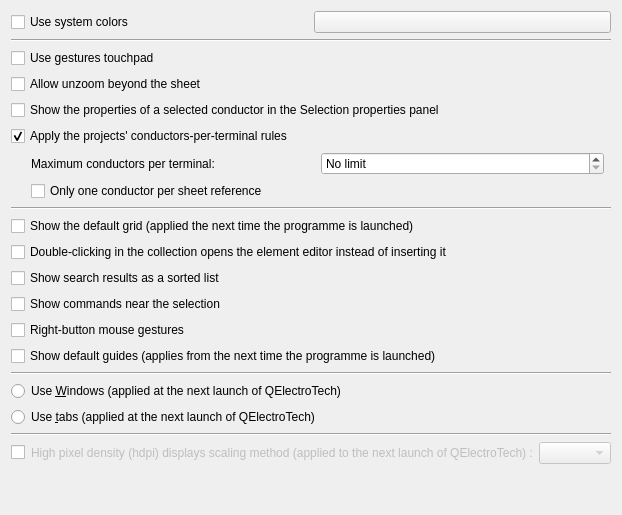
     <widget class="QWidget" name="tab_3">
      <attribute name="title">
       <string>Appearance</string>
      </attribute>
       <layout class="QVBoxLayout" name="verticalLayout">
        <item>
         <layout class="QHBoxLayout" name="m_system_color_layout">
          <item>
           <widget class="QCheckBox" name="m_use_system_color_cb">
            <property name="text">
             <string>Use system colors</string>
            </property>
           </widget>
          </item>
          <item>
           <widget class="KColorButton" name="m_custom_app_color_kpb">
            <property name="toolTip">
             <string>Application color</string>
            </property>
           </widget>
          </item>
         </layout>
        </item>
        <item>
        <widget class="Line" name="line">
         <property name="orientation">
          <enum>Qt::Horizontal</enum>
         </property>
        </widget>
       </item>
       <item>
        <widget class="QCheckBox" name="m_use_gesture_trackpad">
         <property name="text">
          <string>Use gestures touchpad</string>
         </property>
        </widget>
       </item>
       <item>
        <widget class="QCheckBox" name="m_zoom_out_beyond_folio">
         <property name="text">
          <string>Allow unzoom beyond the sheet</string>
         </property>
        </widget>
       </item>
       <item>
        <widget class="QCheckBox" name="m_conductor_properties_panel">
         <property name="text">
          <string>Show the properties of a selected conductor in the Selection properties panel</string>
         </property>
        </widget>
       </item>
       <item>
        <widget class="QCheckBox" name="m_wiring_rules_cb">
         <property name="toolTip">
          <string>When unticked, no conductors-per-terminal rule applies, whatever the projects' settings.</string>
         </property>
         <property name="text">
          <string>Apply the projects' conductors-per-terminal rules</string>
         </property>
         <property name="checked">
          <bool>true</bool>
         </property>
        </widget>
       </item>
       <item>
        <layout class="QHBoxLayout" name="m_wiring_max_wires_layout">
         <property name="leftMargin">
          <number>20</number>
         </property>
         <item>
          <widget class="QLabel" name="m_wiring_max_wires_label">
           <property name="text">
            <string>Maximum conductors per terminal:</string>
           </property>
          </widget>
         </item>
         <item>
          <widget class="QSpinBox" name="m_wiring_max_wires_sb">
           <property name="minimumSize">
            <size>
             <width>120</width>
             <height>0</height>
            </size>
           </property>
           <property name="toolTip">
            <string>For every project except those with their own settings. A new conductor that would take a terminal past this number is refused; conductors already drawn are not changed. 4 means two twin ferrules, one on each side of the screw.</string>
           </property>
           <property name="specialValueText">
            <string>No limit</string>
           </property>
           <property name="maximum">
            <number>99</number>
           </property>
          </widget>
         </item>
         <item>
          <spacer name="m_wiring_max_wires_spacer">
           <property name="orientation">
            <enum>Qt::Horizontal</enum>
           </property>
          </spacer>
         </item>
        </layout>
       </item>
       <item>
        <layout class="QHBoxLayout" name="m_wiring_report_layout">
         <property name="leftMargin">
          <number>20</number>
         </property>
         <item>
          <widget class="QCheckBox" name="m_wiring_one_wire_per_report_cb">
           <property name="toolTip">
            <string>A sheet reference is a virtual point: it takes only one conductor, the one that continues on the other sheet.</string>
           </property>
           <property name="text">
            <string>Only one conductor per sheet reference</string>
           </property>
          </widget>
         </item>
        </layout>
       </item>
       <item>
        <widget class="Line" name="line_2">
         <property name="orientation">
          <enum>Qt::Horizontal</enum>
         </property>
        </widget>
       </item>
       <item>
        <widget class="QCheckBox" name="grid_startup_cb">
         <property name="text">
          <string>Show the default grid (applied the next time the programme is launched)</string>
         </property>
        </widget>
       </item>
       <item>
        <widget class="QCheckBox" name="m_collection_dblclick_edits">
         <property name="toolTip">
          <string>By default, a double-click inserts the element on the sheet; editing remains accessible from the context menu.</string>
         </property>
         <property name="text">
          <string>Double-clicking in the collection opens the element editor instead of inserting it</string>
         </property>
        </widget>
       </item>
       <item>
        <widget class="QCheckBox" name="m_collection_search_flat_cb">
         <property name="toolTip">
          <string>Ticked: a single list, best match first. Unticked: the collection tree, filtered by the search.</string>
         </property>
         <property name="text">
          <string>Show search results as a sorted list</string>
         </property>
        </widget>
       </item>
       <item>
        <widget class="QCheckBox" name="m_context_toolbar_cb">
         <property name="toolTip">
          <string>After a click that selects an element or a conductor, the shortcut bar commands appear near the cursor and fade away when the mouse moves away.</string>
         </property>
         <property name="text">
          <string>Show commands near the selection</string>
         </property>
        </widget>
       </item>
       <item>
        <widget class="QCheckBox" name="m_mouse_gestures_cb">
         <property name="toolTip">
          <string>Holding the right button and dragging in a direction launches a shortcut bar command. A simple right-click still opens the context menu, on button release.</string>
         </property>
         <property name="text">
          <string>Right-button mouse gestures</string>
         </property>
        </widget>
       </item>
       <item>
        <widget class="QCheckBox" name="guides_startup_cb">
         <property name="text">
          <string>Show default guides (applies from the next time the programme is launched)</string>
         </property>
        </widget>
       </item>
       <item>
        <widget class="Line" name="line_5">
         <property name="orientation">
          <enum>Qt::Horizontal</enum>
         </property>
        </widget>
       </item>
       <item>
        <widget class="QRadioButton" name="m_use_windows_mode_rb">
         <property name="text">
          <string>Use &amp;Windows (applied at the next launch of QElectroTech)</string>
         </property>
        </widget>
       </item>
       <item>
        <widget class="QRadioButton" name="m_use_tab_mode_rb">
         <property name="text">
          <string>Use &amp;tabs (applied at the next launch of QElectroTech)</string>
         </property>
        </widget>
       </item>
       <item>
        <widget class="Line" name="line_4">
         <property name="orientation">
          <enum>Qt::Horizontal</enum>
         </property>
        </widget>
       </item>
       <item>
        <widget class="QWidget" name="m_hdpi_round_policy_widget" native="true">
         <layout class="QHBoxLayout" name="horizontalLayout" stretch="0,0,1">
          <property name="leftMargin">
           <number>0</number>
          </property>
          <property name="topMargin">
           <number>0</number>
          </property>
          <property name="rightMargin">
           <number>0</number>
          </property>
          <property name="bottomMargin">
           <number>0</number>
          </property>
          <item>
           <widget class="QCheckBox" name="m_hdpi_round_cb">
            <property name="text">
             <string/>
            </property>
           </widget>
          </item>
          <item>
           <widget class="QLabel" name="m_hdpi_round_label">
            <property name="enabled">
             <bool>false</bool>
            </property>
            <property name="text">
             <string>High pixel density (hdpi) displays scaling method (applied to the next launch of QElectroTech) :</string>
            </property>
           </widget>
          </item>
          <item>
           <widget class="QComboBox" name="m_hdpi_round_policy_cb">
            <property name="enabled">
             <bool>false</bool>
            </property>
           </widget>
          </item>
         </layout>
        </widget>
       </item>
       <item>
        <spacer name="verticalSpacer">
         <property name="orientation">
          <enum>Qt::Vertical</enum>
         </property>
         <property name="sizeHint" stdset="0">
          <size>
           <width>20</width>
           <height>40</height>
          </size>
         </property>
        </spacer>
       </item>
      </layout>
     </widget>
